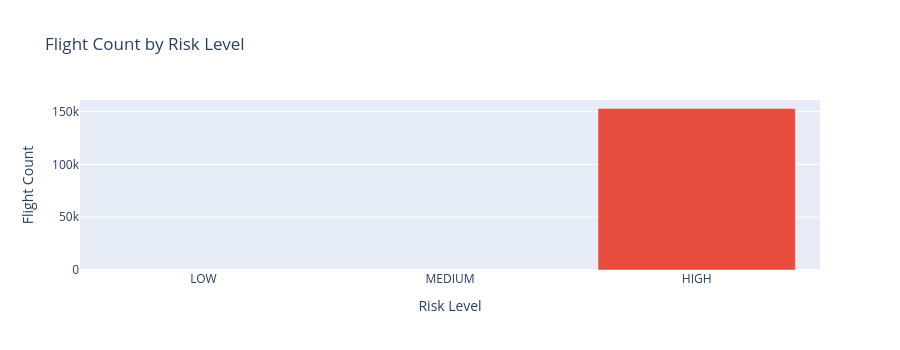

The notebook cell saved with this chart:
### Markdown cell above
## 7. Risk Level Breakdown (LOW / MEDIUM / HIGH)

### Code cell
def risk_level(p):
    p_pct = p * 100
    if p_pct < 0.03:  return "LOW"
    if p_pct < 0.08:  return "MEDIUM"
    return "HIGH"

risk_df = pd.DataFrame({"prob": y_prob, "incident": y_test.values})
risk_df["level"] = risk_df["prob"].apply(risk_level)

level_stats = (
    risk_df.groupby("level")
    .agg(flights=("prob", "count"), incidents=("incident", "sum"))
    .assign(incident_rate=lambda d: d["incidents"] / d["flights"])
    .reindex(["LOW", "MEDIUM", "HIGH"])
)
print(level_stats.to_string())

fig = px.bar(
    level_stats.reset_index(),
    x="level",
    y="flights",
    color="level",
    color_discrete_map={"LOW": "#2ecc71", "MEDIUM": "#f39c12", "HIGH": "#e74c3c"},
    title="Flight Count by Risk Level",
    labels={"level": "Risk Level", "flights": "Flight Count"},
    category_orders={"level": ["LOW", "MEDIUM", "HIGH"]},
)
fig.update_layout(height=350, showlegend=False)
fig.show()

### Figure 1 — Plotly figure (JSON) as saved in the notebook; plotly's stock layout.template omitted (floating-point values rounded to 4 significant figures)
{"data": [{"hovertemplate": "Risk Level=%{x}<br>Flight Count=%{y}<extra></extra>", "legendgroup": "LOW", "marker": {"color": "#2ecc71", "pattern": {"shape": ""}}, "name": "LOW", "orientation": "v", "showlegend": true, "textposition": "auto", "type": "bar", "x": ["LOW"], "xaxis": "x", "y": [NaN], "yaxis": "y"}, {"hovertemplate": "Risk Level=%{x}<br>Flight Count=%{y}<extra></extra>", "legendgroup": "MEDIUM", "marker": {"color": "#f39c12", "pattern": {"shape": ""}}, "name": "MEDIUM", "orientation": "v", "showlegend": true, "textposition": "auto", "type": "bar", "x": ["MEDIUM"], "xaxis": "x", "y": [NaN], "yaxis": "y"}, {"hovertemplate": "Risk Level=%{x}<br>Flight Count=%{y}<extra></extra>", "legendgroup": "HIGH", "marker": {"color": "#e74c3c", "pattern": {"shape": ""}}, "name": "HIGH", "orientation": "v", "showlegend": true, "textposition": "auto", "type": "bar", "x": ["HIGH"], "xaxis": "x", "y": [153000.0], "yaxis": "y"}], "layout": {"barmode": "relative", "height": 350, "legend": {"title": {"text": "Risk Level"}, "tracegroupgap": 0}, "showlegend": false, "title": {"text": "Flight Count by Risk Level"}, "xaxis": {"anchor": "y", "categoryarray": ["LOW", "MEDIUM", "HIGH"], "categoryorder": "array", "domain": [0, 1], "title": {"text": "Risk Level"}}, "yaxis": {"anchor": "x", "domain": [0, 1], "title": {"text": "Flight Count"}}}}
